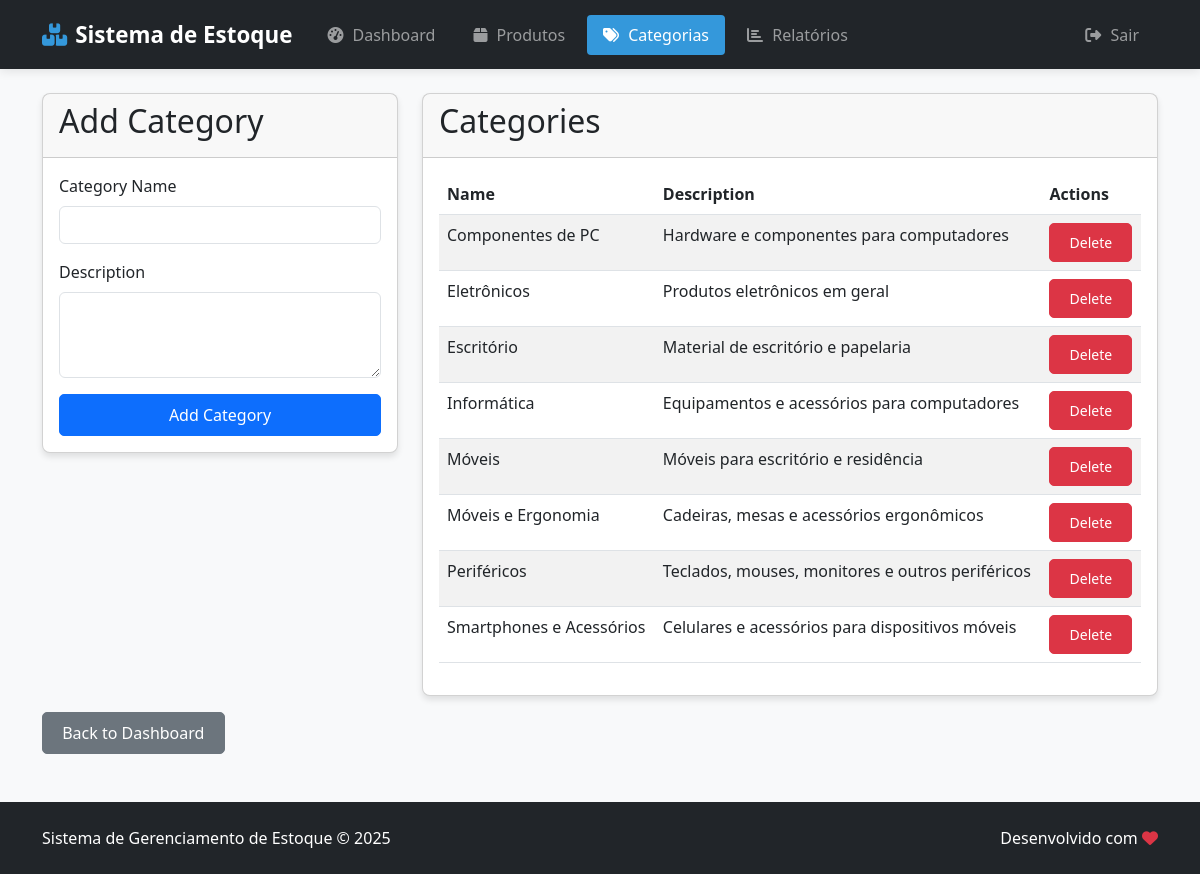
The app's page /categories/manage.php (signed in) with its own data.
### tables this page shows
CREATE TABLE categorias (
        id INTEGER PRIMARY KEY AUTOINCREMENT,
        nome TEXT NOT NULL UNIQUE,
        descricao TEXT,
        user_id INTEGER NOT NULL,
        created_at DATETIME DEFAULT CURRENT_TIMESTAMP,
        FOREIGN KEY (user_id) REFERENCES users(id)
    );

### categories/manage.php (the view, shortened to what this page needs)
<?php
require_once '../config/database.php';
$user_id = $_SESSION['user_id'];
try {
    $stmt = $conn->prepare("SELECT id, nome, descricao FROM categorias WHERE user_id = :user_id ORDER BY nome");
    $stmt->bindParam(':user_id', $user_id);
    $stmt->execute();
    $categories = $stmt->fetchAll(PDO::FETCH_ASSOC);
} catch (PDOException $e) {
    $error = "Error loading categories: " . $e->getMessage();
}
include_once '../includes/header.php';
?>
<div class="container mt-4">
    <div class="row">
        <div class="col-md-4">
            <div class="card">
                <div class="card-header">
                    <h2>Add Category</h2>
                </div>
                <div class="card-body">
                    <form method="post">
                        <div class="mb-3">
                            <label for="nome" class="form-label">Category Name</label>
                            <input type="text" class="form-control" id="nome" name="nome" value="<?php echo isset($nome) ? htmlspecialchars($nome) : ''; ?>" required>
                        </div>
                        <div class="mb-3">
                            <label for="descricao" class="form-label">Description</label>
                            <textarea class="form-control" id="descricao" name="descricao" rows="3"><?php echo isset($descricao) ? htmlspecialchars($descricao) : ''; ?></textarea>
                        </div>
                        <div class="d-grid">
                            <button type="submit" class="btn btn-primary">Add Category</button>
                        </div>
                    </form>
                </div>
            </div>
        </div>
        <div class="col-md-8">
            <div class="card">
                <div class="card-header">
                    <h2>Categories</h2>
                </div>
                <div class="card-body">
                    <?php if (empty($categories)): ?>
                        <p>No categories found. Add your first category!</p>
                    <?php else: ?>
                        <div class="table-responsive">
                            <table class="table table-striped">
                                <thead>
                                    <tr>
                                        <th>Name</th>
                                        <th>Description</th>
                                        <th>Actions</th>
                                    </tr>
                                </thead>
                                <tbody>
                                    <?php foreach ($categories as $category): ?>
                                        <tr>
                                            <td><?php echo htmlspecialchars($category['nome']); ?></td>
                                            <td><?php echo htmlspecialchars($category['descricao']); ?></td>
                                            <td>
                                                <form method="post" class="d-inline" onsubmit="return confirm('Are you sure you want to delete this category?');">
                                                    <button type="submit" class="btn btn-sm btn-danger">Delete</button>
                                                </form>
                                            </td>
                                        </tr>
                                    <?php endforeach; ?>
                                </tbody>
                            </table>
                        </div>
                    <?php endif; ?>
                </div>
            </div>
        </div>
    </div>
    <div class="mt-3">
        <a href="../index.php" class="btn btn-secondary">Back to Dashboard</a>
    </div>
</div>
<?php
include_once '../includes/footer.php';
?>

### includes/header.php (style rules this page uses)
:root { --primary-color: #3498db; --secondary-color: #2c3e50; --accent-color: #e74c3c; --light-bg: #f8f9fa; --dark-bg: #343a40; }
body { font-family: 'Segoe UI', Tahoma, Geneva, Verdana, sans-serif; background-color: var(--light-bg); }
.card { border-radius: 8px; box-shadow: 0 4px 6px rgba(0, 0, 0, 0.1); transition: transform 0.3s ease; }
.btn { border-radius: 5px; font-weight: 500; padding: 0.5rem 1.2rem; }

### records on screen
categorias: nome "Componentes de PC", descricao "Hardware e componentes para computadores"
categorias: nome "Eletrônicos", descricao "Produtos eletrônicos em geral"
categorias: nome "Escritório", descricao "Material de escritório e papelaria"
categorias: nome "Informática", descricao "Equipamentos e acessórios para computadores"
categorias: nome "Móveis", descricao "Móveis para escritório e residência"
categorias: nome "Móveis e Ergonomia", descricao "Cadeiras, mesas e acessórios ergonômicos"
categorias: nome "Periféricos", descricao "Teclados, mouses, monitores e outros periféricos"
categorias: nome "Smartphones e Acessórios", descricao "Celulares e acessórios para dispositivos móveis"
